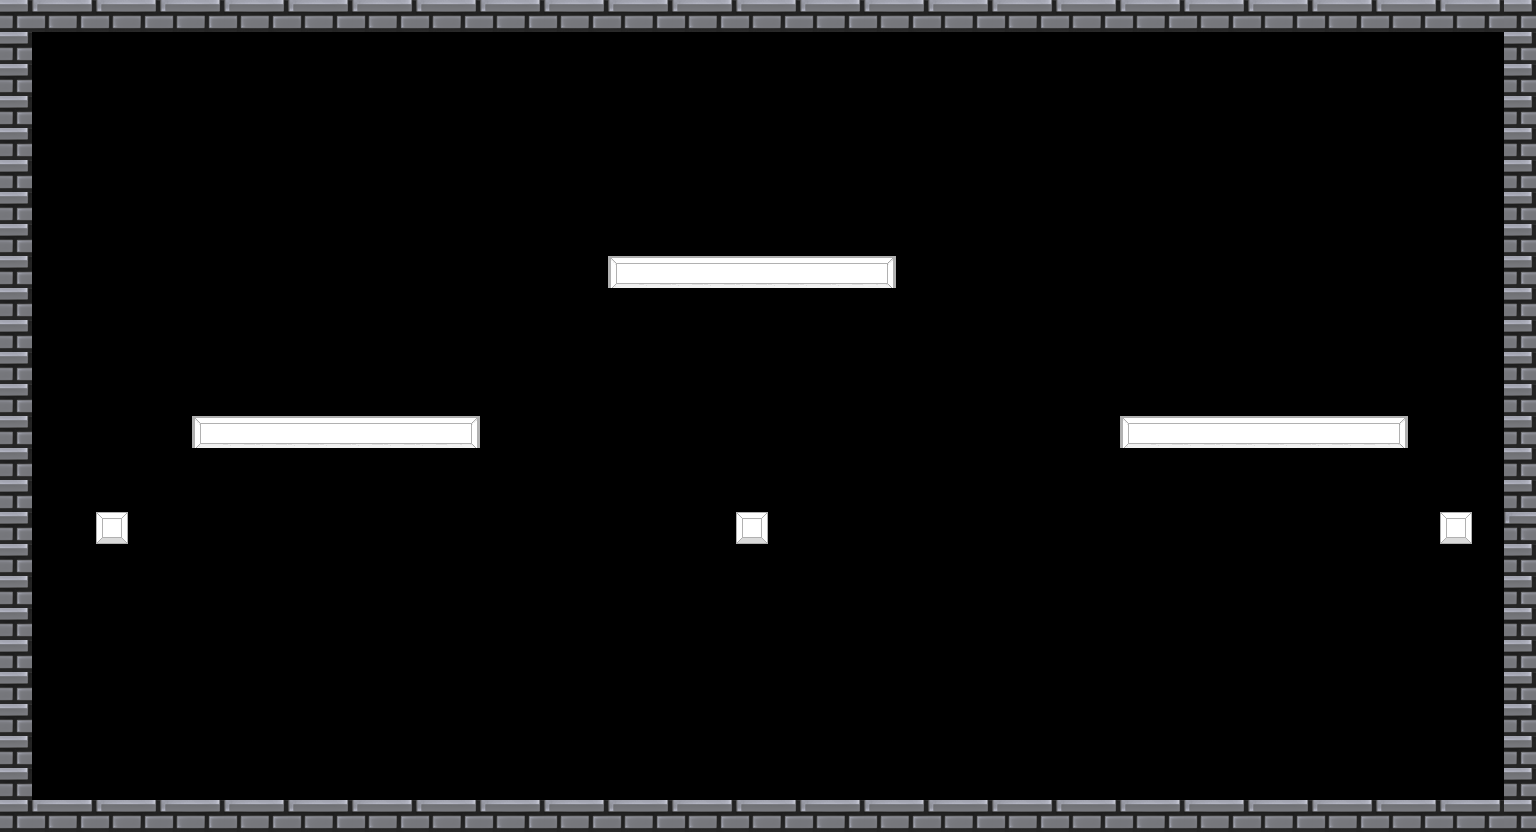

This game map was drawn from its Tiled (.tmx) file and the tilesets committed beside it. A one-line description and the trimmed map source follow:
An orthogonal 48x26 tile map with 32x32 px tiles, 5 tile layers (layer_walls, layer_ceiling, layer_floor, layer_platforms_undestructable, ...), 3 tilesets and 9 objects.

<map version="1.10" tiledversion="1.11.2" orientation="orthogonal" renderorder="right-down" width="48" height="26" tilewidth="32" tileheight="32" infinite="0" nextlayerid="11" nextobjectid="23">
 <editorsettings>
  <export target="Level7.json" format="json" />
 </editorsettings>
 <tileset firstgid="1" name="tileset_muros" tilewidth="32" tileheight="32" tilecount="2" columns="2">
  <image source="../tilesets/tileset_muros.png" width="64" height="32" />
  <tile id="0">
   <objectgroup draworder="index" id="2">
    <object id="1" x="0" y="0" width="32" height="32" />
   </objectgroup>
  </tile>
  <tile id="1">
   <objectgroup draworder="index" id="2">
    <object id="1" x="0" y="0" width="32" height="32" />
   </objectgroup>
  </tile>
 </tileset>
 <tileset firstgid="3" name="tileset_ladders" tilewidth="64" tileheight="64" tilecount="1" columns="1">
  <image source="../tilesets/tileset_ladder.png" width="64" height="64" />
 </tileset>
 <tileset firstgid="4" name="tileset_platforms" tilewidth="32" tileheight="32" tilecount="9" columns="3">
  <image source="../tilesets/tileset_platform.png" width="96" height="96" />
 </tileset>
 <layer id="1" name="layer_walls" width="48" height="26">
  <data>[1248 cells, 48 non-empty, 2 distinct tile ids]</data>
 </layer>
 <layer id="5" name="layer_ceiling" width="48" height="26">
  <data>[1248 cells, 48 non-empty, 2 distinct tile ids]</data>
 </layer>
 <layer id="6" name="layer_floor" width="48" height="26">
  <data>[1248 cells, 48 non-empty, 2 distinct tile ids]</data>
 </layer>
 <layer id="3" name="layer_platforms_undestructable" width="48" height="26">
  <properties>
   <property name="Drop" value="" />
  </properties>
  <data>[1248 cells, 0 non-empty, 0 distinct tile ids]</data>
 </layer>
 <layer id="4" name="layer_platforms_destructable" width="48" height="26">
  <data>[1248 cells, 36 non-empty, 5 distinct tile ids]</data>
 </layer>
 <objectgroup id="7" name="drops">
  <object id="17" x="82.3643" y="683.98">
   <properties>
    <property name="Drop" value="time_freeze" />
   </properties>
  </object>
  <object id="18" x="1484.34" y="689.351">
   <properties>
    <property name="Drop" value="time_freeze" />
   </properties>
  </object>
 </objectgroup>
 <objectgroup id="9" name="balls">
  <object id="16" x="325.875" y="388.543">
   <properties>
    <property name="direction x" type="float" value="1" />
    <property name="type" value="h_big" />
    <property name="velocity" type="float" value="10" />
   </properties>
   <point />
  </object>
  <object id="21" x="1278.43" y="365.267">
   <properties>
    <property name="direction x" type="float" value="-1" />
    <property name="type" value="h_big" />
    <property name="velocity" type="float" value="10" />
   </properties>
   <point />
  </object>
 </objectgroup>
 <objectgroup id="10" name="enemies" />
 <objectgroup id="8" name="drops_platforms">
  <object id="5" x="1453.71" y="525.045">
   <properties>
    <property name="drop" value="bomb" />
   </properties>
  </object>
  <object id="19" x="752.02" y="526.414">
   <properties>
    <property name="drop" value="shield" />
   </properties>
  </object>
  <object id="20" x="114.593" y="528.204">
   <properties>
    <property name="drop" value="bomb" />
   </properties>
  </object>
 </objectgroup>
</map>
